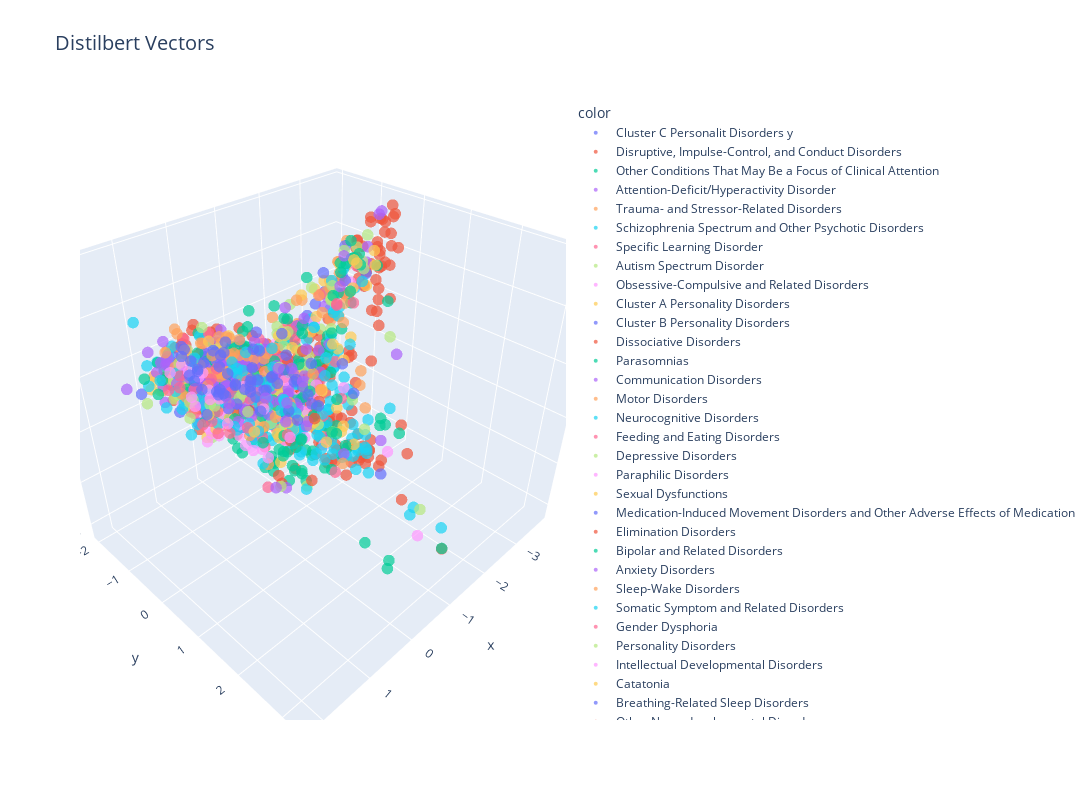

This figure's notebook cell:
### Code cell
fig = px.scatter_3d(
    x=reduced_vectors[:, 0],
    y=reduced_vectors[:, 1],
    z=reduced_vectors[:, 2],
    color=titles,
    title=f'{schema_dicts[schema_index]["name"]} Vectors',
    size_max=3,
    opacity=0.7
)
fig.update_traces(marker=dict(size=4))
fig.update_layout(
    width=1200,   # in pixels
    height=800,   # in pixels
    title_font_size=20,
)
fig.show()

fig.write_html(f'graphs/pca_plot_{schema_dicts[schema_index]["name"]}.html')
fig.write_image(
    f'graphs/pca_plot_{schema_dicts[schema_index]["name"]}.png',
    width=1200,
    height=800,
    scale=1
)
